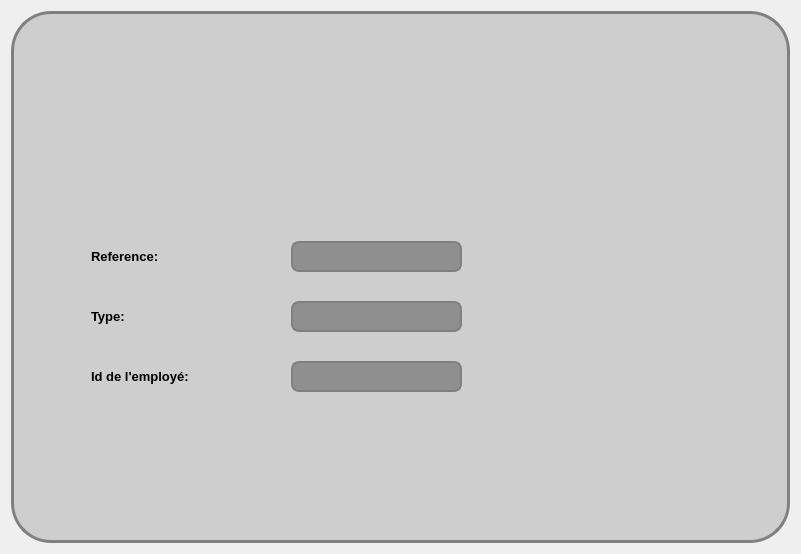
<?xml version="1.0" encoding="UTF-8"?>
<ui version="4.0">
 <class>Ajout</class>
 <widget class="QDialog" name="Ajout">
  <property name="geometry">
   <rect>
    <x>0</x>
    <y>0</y>
    <width>801</width>
    <height>554</height>
   </rect>
  </property>
  <property name="windowTitle">
   <string>Dialog</string>
  </property>
  <property name="styleSheet">
   <string notr="true">#Ajout {
background: url(:/img/fdaffiche.jpg);
}


#groupBox {
border: 3px solid gray;
border-radius: 40px;
background: rgb(206, 206, 206);
}

QLineEdit {
padding: 1px;
border-style: solid;
border: 2px solid gray;
border-radius: 8px;
background-color: rgb(143, 143, 143);

}


</string>
  </property>
  <layout class="QHBoxLayout" name="horizontalLayout">
   <item>
    <widget class="QGroupBox" name="groupBox">
     <property name="font">
      <font>
       <pointsize>16</pointsize>
       <weight>75</weight>
       <bold>true</bold>
       <underline>true</underline>
      </font>
     </property>
     <property name="title">
      <string/>
     </property>
     <widget class="QLabel" name="ref">
      <property name="geometry">
       <rect>
        <x>80</x>
        <y>230</y>
        <width>131</width>
        <height>31</height>
       </rect>
      </property>
      <property name="font">
       <font>
        <pointsize>10</pointsize>
        <weight>75</weight>
        <bold>true</bold>
       </font>
      </property>
      <property name="text">
       <string>Reference:</string>
      </property>
     </widget>
     <widget class="QLineEdit" name="refedit">
      <property name="geometry">
       <rect>
        <x>280</x>
        <y>230</y>
        <width>171</width>
        <height>31</height>
       </rect>
      </property>
      <property name="text">
       <string/>
      </property>
     </widget>
     <widget class="QLabel" name="type">
      <property name="geometry">
       <rect>
        <x>80</x>
        <y>290</y>
        <width>131</width>
        <height>31</height>
       </rect>
      </property>
      <property name="font">
       <font>
        <pointsize>10</pointsize>
        <weight>75</weight>
        <bold>true</bold>
       </font>
      </property>
      <property name="text">
       <string>Type:</string>
      </property>
     </widget>
     <widget class="QLineEdit" name="typeedit">
      <property name="geometry">
       <rect>
        <x>280</x>
        <y>290</y>
        <width>171</width>
        <height>31</height>
       </rect>
      </property>
      <property name="text">
       <string/>
      </property>
     </widget>
     <widget class="QLabel" name="id_emp">
      <property name="geometry">
       <rect>
        <x>80</x>
        <y>350</y>
        <width>151</width>
        <height>31</height>
       </rect>
      </property>
      <property name="font">
       <font>
        <pointsize>10</pointsize>
        <weight>75</weight>
        <bold>true</bold>
       </font>
      </property>
      <property name="text">
       <string>Id de l'employé:</string>
      </property>
     </widget>
     <widget class="QLineEdit" name="lineEdit_8">
      <property name="geometry">
       <rect>
        <x>280</x>
        <y>350</y>
        <width>171</width>
        <height>31</height>
       </rect>
      </property>
      <property name="text">
       <string/>
      </property>
     </widget>
     <widget class="QPushButton" name="ok">
      <property name="geometry">
       <rect>
        <x>670</x>
        <y>440</y>
        <width>71</width>
        <height>71</height>
       </rect>
      </property>
      <property name="styleSheet">
       <string notr="true">#ok{
background-color: transparent;
border-image: url(:/boutonok/panier4.png);
background: none;
border: none;
background-repeat: none;
}

#ok:pressed{
background-color: transparent;
border-image:url(:/boutonok/cbn.jpg);
background: none;
border: none;
background-repeat: none;
}</string>
      </property>
      <property name="text">
       <string/>
      </property>
     </widget>
     <widget class="QPushButton" name="pushButton">
      <property name="geometry">
       <rect>
        <x>10</x>
        <y>-20</y>
        <width>771</width>
        <height>201</height>
       </rect>
      </property>
      <property name="styleSheet">
       <string notr="true">#pushButton{
background-color: transparent;
border-image: url(:/boutonok/Sans titre-1.png);
background: none;
border: none;
background-repeat: none;
}

#ok:pressed{
background-color: transparent;
background: none;
border: none;
background-repeat: none;
}</string>
      </property>
      <property name="text">
       <string/>
      </property>
     </widget>
    </widget>
   </item>
  </layout>
 </widget>
 <resources/>
 <connections>
  <connection>
   <sender>ok</sender>
   <signal>clicked()</signal>
   <receiver>Ajout</receiver>
   <slot>close()</slot>
   <hints>
    <hint type="sourcelabel">
     <x>718</x>
     <y>484</y>
    </hint>
    <hint type="destinationlabel">
     <x>886</x>
     <y>315</y>
    </hint>
   </hints>
  </connection>
 </connections>
</ui>
